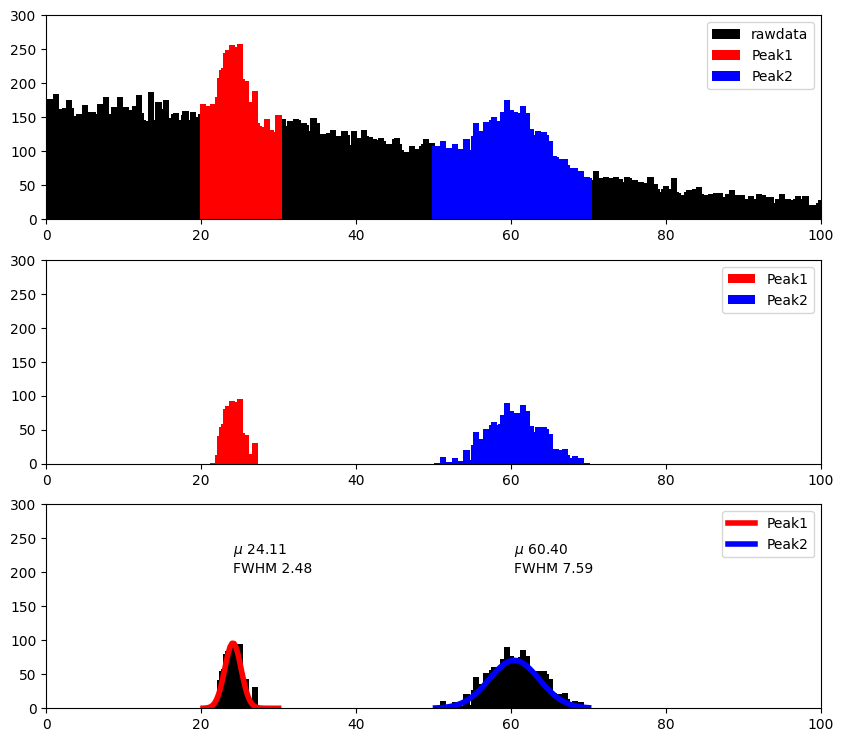

Write the Python code that produced this figure.
"""
.. image:: EX5_peak.png

`EX5_peak.py <EX5_>`_

.. _EX5: https://github.com/soma0sd/Python-Learning/blob/main/W110_Analysis_Data/EX5_peak.py

.. literalinclude:: EX5_peak.py
   :language: python
   :linenos:
   :lines: 14-

"""
import numpy as np
from numpy.random import randn
import matplotlib.pyplot as plt
from scipy.optimize import curve_fit

def append(*args):
    # 데이터를 합치는 함수
    data = np.array([])
    for arg in args:
        data = np.append(data, arg)
    return data

"""
Gaussian Fit: 중심점과 반치폭을 찾는다
"""
def gaussian(x, A, mu, sigma):
    return A*np.exp(-(x-mu)**2/(2*sigma**2))

# 데이터 생성
n = 80000; chn = 400
back  = randn(n)*50
peak1 = randn(int(n/50))*1.5+24
peak2 = randn(int(n/30))*3.5+60

if __name__ == "__main__":
    data = append(back, peak1, peak2)
    # 히스토그램 생성
    hist, ch = np.histogram(data, bins=chn, range=(0, 100))
    # bins: 채널 수, range: 범위
    ch = ch[1:]  # 채널 보정

    """
    예상되는 구간 설정
    """
    p1_ch, p1_hist = ch[20*4:30*4], hist[20*4:30*4]
    p2_ch, p2_hist = ch[50*4:70*4], hist[50*4:70*4]

    plt.figure(figsize=(10, 9))
    ax = plt.subplot(3, 1, 1)
    ax.set_xlim(0, 100)
    ax.set_ylim(0, 300)
    ax.bar(ch, hist, color='k', label="rawdata")
    ax.bar(p1_ch, p1_hist, color='r', label="Peak1")
    ax.bar(p2_ch, p2_hist, color='b', label="Peak2")
    ax.legend()

    """
    Background 제거: Background를 1차함수로 가정한다.
    """
    p1_bk_fit = np.poly1d(np.polyfit([p1_ch[0], p1_ch[-1]], [p1_hist[0], p1_hist[-1]], 1))
    p1_hist = p1_hist-p1_bk_fit(p1_ch)
    p2_bk_fit = np.poly1d(np.polyfit([p2_ch[0], p2_ch[-1]], [p2_hist[0], p2_hist[-1]], 1))
    p2_hist = p2_hist-p2_bk_fit(p2_ch)

    ax = plt.subplot(3, 1, 2)
    ax.set_xlim(0, 100)
    ax.set_ylim(0, 300)
    ax.bar(p1_ch, p1_hist, color='r', label="Peak1")
    ax.bar(p2_ch, p2_hist, color='b', label="Peak2")
    ax.legend()


    _param1, _ = curve_fit(gaussian, p1_ch, p1_hist, p0=[150, 25, 1])
    _param2, _ = curve_fit(gaussian, p2_ch, p2_hist, p0=[100, 60, 2])

    ax = plt.subplot(3, 1, 3)
    ax.set_xlim(0, 100)
    ax.set_ylim(0, 300)
    ax.bar(p1_ch, p1_hist, color='k')
    ax.bar(p2_ch, p2_hist, color='k')
    ax.plot(p1_ch, gaussian(p1_ch, *_param1), "r", label="Peak1", lw=4)
    ax.plot(p2_ch, gaussian(p2_ch, *_param2), "b", label="Peak2", lw=4)
    p1_tx = "$\mu$ {:.2f}\nFWHM {:.2f}".format(_param1[1], _param1[2]*2.3548)
    p2_tx = "$\mu$ {:.2f}\nFWHM {:.2f}".format(_param2[1], _param2[2]*2.3548)
    ax.text(_param1[1], 200, p1_tx)
    ax.text(_param2[1], 200, p2_tx)
    ax.legend()

    plt.savefig("EX5_peak.png", bbox_inches='tight')
